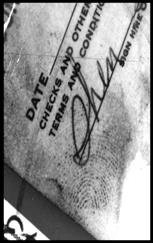
#> input picture latentFP.jpg, 153 x 243 px, found by its file name
$ jupyter execute --allow-errors LP_preprocessing.ipynb
#> lines starting #> are read from the running program, lines starting #| are printed output that depends on the picture
[cell 1]
import cv2
import numpy as np
from matplotlib import pyplot as plt

img = cv2.imread("/content/latentFP.jpg",0)
#> img is the input picture: shape (243, 153); min 0, max 255, mean 146.4
equ = cv2.equalizeHist(img)
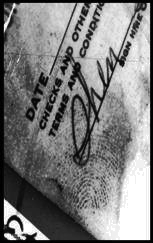
#> equ: shape (243, 153); min 0, max 255, mean 125.2


plt.hist(equ.flat, bins=100, range=(0,100))
plt.title("histogram of normalized image")
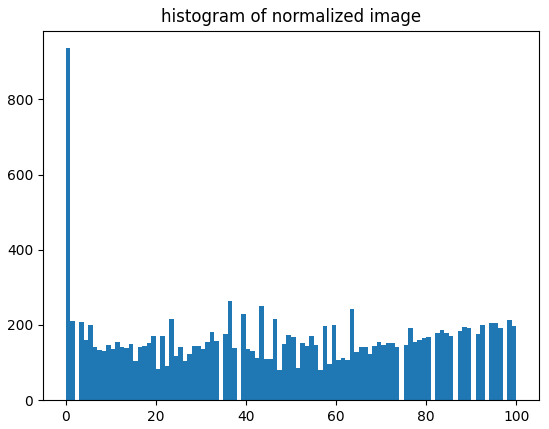
#> figure drawn by matplotlib, 1 panel; tallest bar 936 high, from x = 0 to 1

[cell 2]
fig, ax = plt.subplots(1,2,figsize=(10,10))
ax[0].imshow(img, cmap='gray')
ax[0].set_title('original image', fontsize =15)
ax[1].imshow(equ, cmap='gray')
ax[1].set_title('Normalized image', fontsize =15)
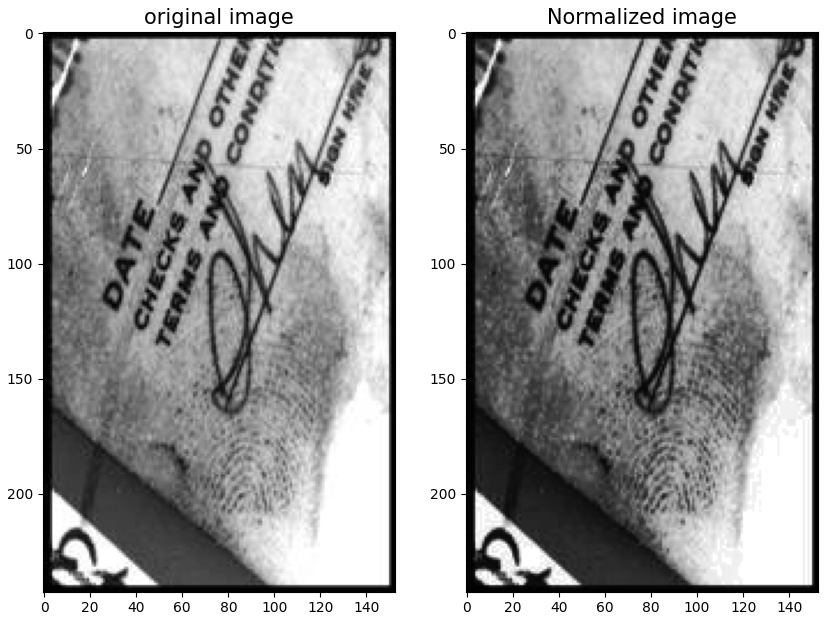
#> figure drawn by matplotlib, 2 panels

[cell 3]
from scipy import fftpack
equ_fourier = np.fft.fftshift(np.fft.fft2(equ))
plt.figure(num=None, figsize=(5, 5), dpi=80)
plt.imshow(np.log(abs(equ_fourier)), cmap='gray');
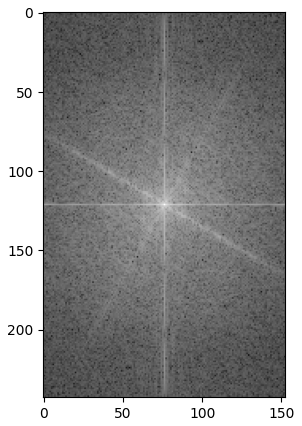
#> figure drawn by matplotlib, 1 panel

[cell 4]
def fourier_masker_ver(image):
    image_fourier =np.fft.fftshift(np.fft.fft2(image))
    image_fourier[:225, 235:240] = 1
    image_fourier[-225:,235:240] = 1
    return image_fourier


image_fourier_v=fourier_masker_ver(equ)
fig, ax = plt.subplots(1,2,figsize=(10,10))
ax[0].imshow(np.log(abs(image_fourier_v)), cmap='gray')
ax[0].set_title('Masked Fourier', fontsize =15)

ax[1].imshow(abs(np.fft.ifft2(image_fourier_v)), cmap='gray')
ax[1].set_title('fft vertical', fontsize =15)
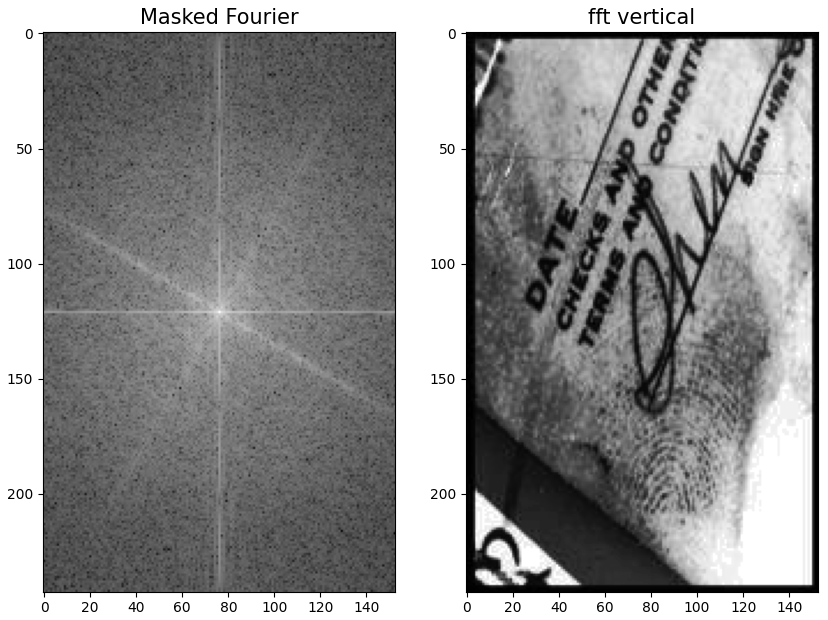
#> figure drawn by matplotlib, 2 panels

[cell 5]
def fourier_masker_hor(image):

    image_fourier =np.fft.fftshift(np.fft.fft2(equ))
    image_fourier[235:240,:230] = 1
    image_fourier[235:240,-230:] = 1
    return image_fourier

image_fourier_h=fourier_masker_hor(equ)
fig, ax = plt.subplots(1,2,figsize=(10,10))
ax[0].imshow(np.log(abs(image_fourier_h)), cmap='gray')
ax[0].set_title('Masked Fourier', fontsize = 15)
ax[1].imshow(abs(np.fft.ifft2(image_fourier_h)),
                     cmap='gray')

ax[1].set_title('fft horizontal', fontsize = 15)
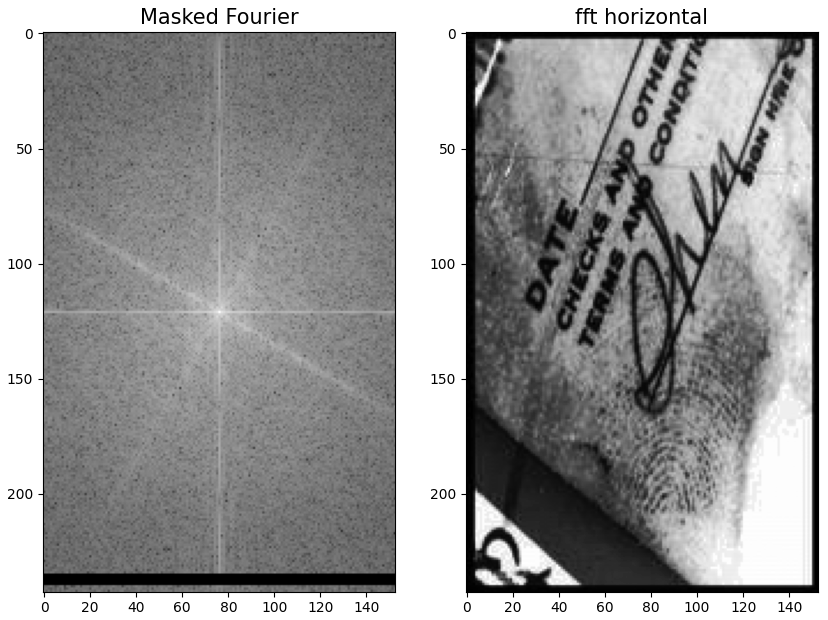
#> figure drawn by matplotlib, 2 panels

[cell 6]
def fourier_masker(image):
    image_fourier =np.fft.fftshift(np.fft.fft2(image))
    return image_fourier
im_fourier=fourier_masker(equ)
fig, ax = plt.subplots(1,2,figsize=(10,10))
ax[0].imshow(np.log(abs(im_fourier)), cmap='gray')
ax[0].set_title('Masked Fourier', fontsize = 15)
ax[1].imshow(abs(np.fft.ifft2(im_fourier)),
                     cmap='gray')

ax[1].set_title(' after fft ', fontsize = 15)
